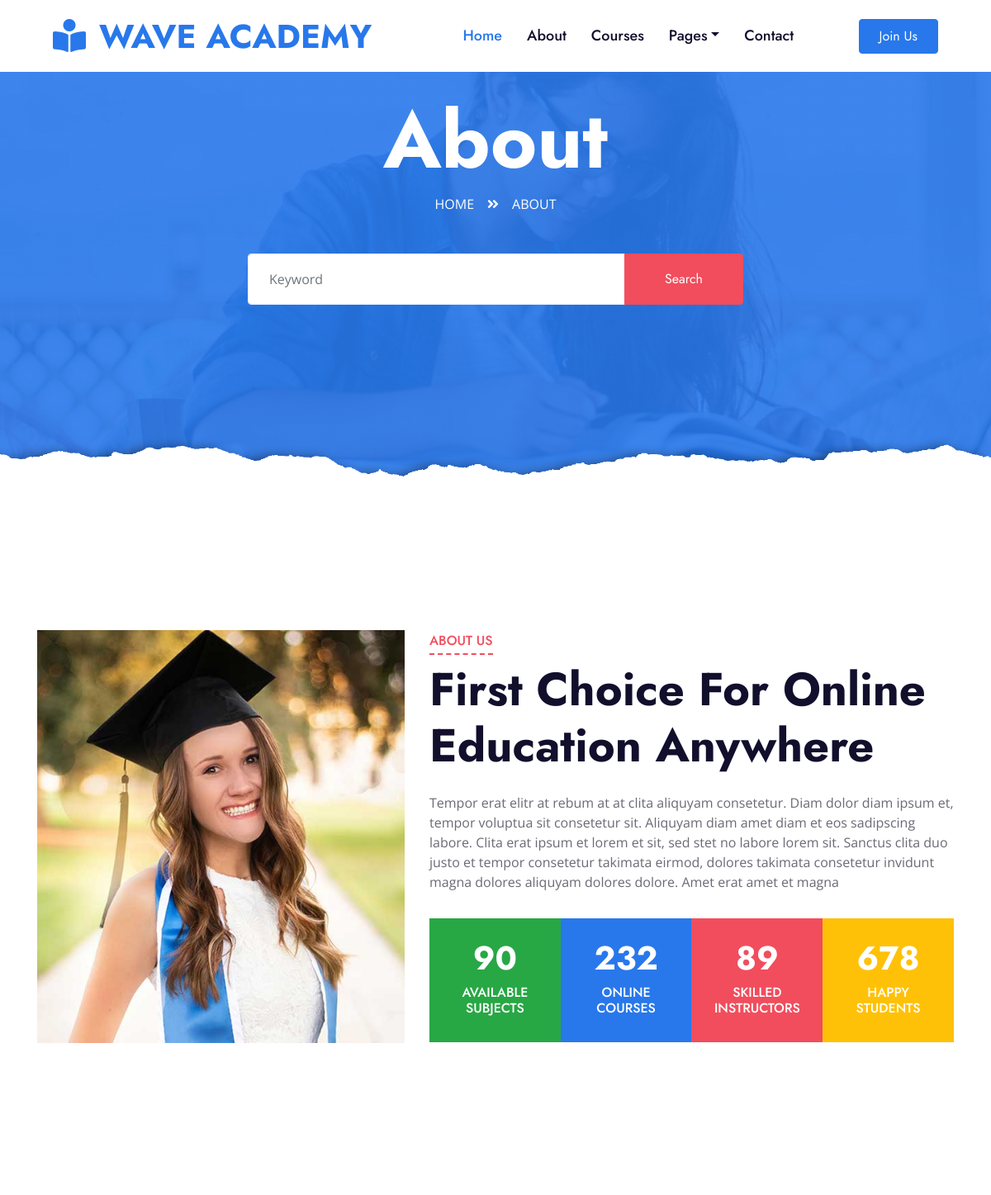
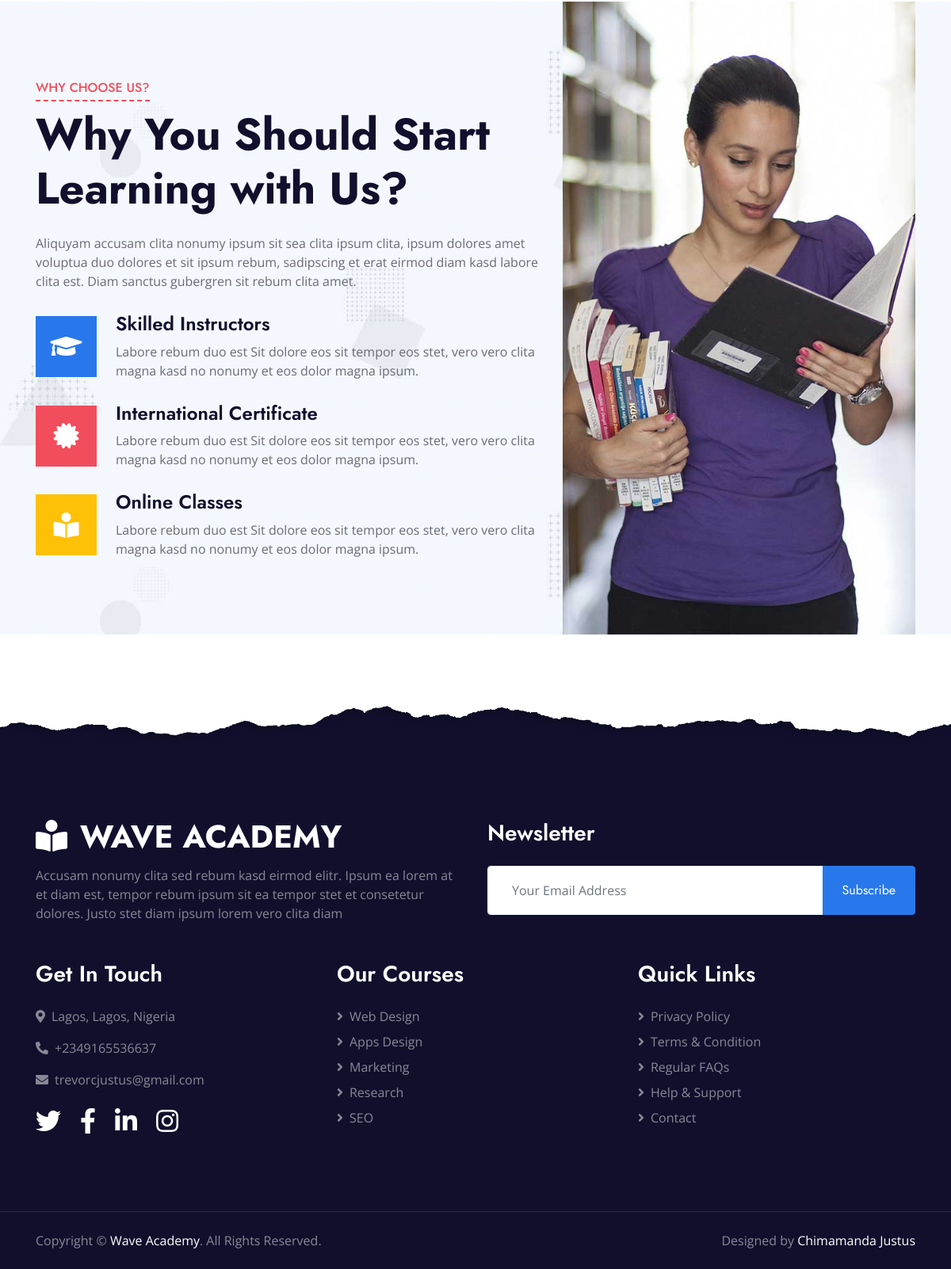
/about, run on the app's committed database (2 pictures, top to bottom).
### core/models.py (models this page shows, shortened)
class AboutContent(models.Model):
    image = models.ImageField(upload_to='about_images/')
    title = models.CharField(max_length=1000)
    description = models.TextField()
    Available_subject = models.CharField(max_length=1000)
    numOfSubject = models.IntegerField()
    Courses_Available = models.CharField(max_length=1000)
    numOfCourses = models.IntegerField()
    skilled_instructors = models.CharField(max_length=1000)
    numOfInstructors = models.IntegerField()
    Happy_Students = models.CharField(max_length=1000)
    numOfStudents = models.IntegerField()

class FeatureContent(models.Model):
    title = models.CharField(max_length=400)
    description = models.TextField()
    Skilled_Instructors = models.CharField(max_length=400)
    SkilledDescription = models.TextField()
    International_Certificate = models.CharField(max_length=600)
    InternationalDescription = models.TextField()
    Online_Classes = models.CharField(max_length=600)
    OnlineDescription = models.TextField()
    image = models.ImageField(upload_to='feature_images/')

### core/views.py (the view)
# urls.py: path('about', views.about, name='about'),
def about(request):
    aboutcontent = AboutContent.objects.first()
    festurecontent = FeatureContent.objects.first()
    context = {
        'aboutcontent': aboutcontent,
        'festurecontent': festurecontent,
    }
    return render(request, 'about.html', context )

### core/templates/about.html (shortened to what this page needs)
{% extends 'base.html' %}
{% load static %}
{% block content %}
        <div class="jumbotron jumbotron-fluid page-header position-relative overlay-bottom" style="margin-bottom: 90px;">
            <div class="container text-center py-5">
                <h1 class="text-white display-1">About</h1>
                <div class="d-inline-flex text-white mb-5">
                    <p class="m-0 text-uppercase"><a class="text-white" href="">Home</a></p>
                    <i class="fa fa-angle-double-right pt-1 px-3"></i>
                    <p class="m-0 text-uppercase">About</p>
                </div>
                <div class="mx-auto mb-5" style="width: 100%; max-width: 600px;">
                    <div class="input-group">
                        <div class="mx-auto mb-5" style="width: 100%; max-width: 600px;">
                            <form method="get" action="{% url 'search' %}">
                                <div class="input-group">
                                    <input type="text" name="query" class="form-control border-light" style="padding: 30px 25px;" placeholder="Keyword">
                                    <div class="input-group-append">
                                        <button class="btn btn-secondary px-4 px-lg-5" type="submit">Search</button>
                                    </div>
                                </div>
                            </form>
                        </div>
                    </div>
                </div>
            </div>
        </div>
        <div class="container-fluid py-5">
            <div class="container py-5">
                <div class="row">
                    <div class="col-lg-5 mb-5 mb-lg-0" style="min-height: 500px;">
                        <div class="position-relative h-100">
                            <img class="position-absolute w-100 h-100" src="{{ aboutcontent.image.url}}" style="object-fit: cover;">
                        </div>
                    </div>
                    <div class="col-lg-7">
                        <div class="section-title position-relative mb-4">
                            <h6 class="d-inline-block position-relative text-secondary text-uppercase pb-2">About Us</h6>
                            <h1 class="display-4">{{ aboutcontent.title}}</h1>
                        </div>
                        <p>{{ aboutcontent.description }}</p>
                        <div class="row pt-3 mx-0">
                            <div class="col-3 px-0">
                                <div class="bg-success text-center p-4">
                                    <h1 class="text-white" data-toggle="counter-up">{{ aboutcontent.numOfSubject}}</h1>
                                    <h6 class="text-uppercase text-white"><span class="d-block">{{ aboutcontent.Available_subject}}</span></h6>
                                </div>
                            </div>
                            <div class="col-3 px-0">
                                <div class="bg-primary text-center p-4">
                                    <h1 class="text-white" data-toggle="counter-up">{{ aboutcontent.numOfCourses}}</h1>
                                    <h6 class="text-uppercase text-white"><span class="d-block">{{ aboutcontent.Courses_Available}}</span></h6>
                                </div>
                            </div>
                            <div class="col-3 px-0">
                                <div class="bg-secondary text-center p-4">
                                    <h1 class="text-white" data-toggle="counter-up">{{ aboutcontent.numOfInstructors}}</h1>
                                    <h6 class="text-uppercase text-white"><span class="d-block">{{ aboutcontent.skilled_instructors}}</span></h6>
                                </div>
                            </div>
                            <div class="col-3 px-0">
                                <div class="bg-warning text-center p-4">
                                    <h1 class="text-white" data-toggle="counter-up">{{ aboutcontent.numOfStudents}}</h1>
                                    <h6 class="text-uppercase text-white"><span class="d-block">{{ aboutcontent.Happy_Students}}</span></h6>
                                </div>
                            </div>
                        </div>
                    </div>
                </div>
            </div>
        </div>
        <div class="container-fluid bg-image" style="margin: 90px 0;">
            <div class="container">
                <div class="row">
                    <div class="col-lg-7 my-5 pt-5 pb-lg-5">
                        <div class="section-title position-relative mb-4">
                            <h6 class="d-inline-block position-relative text-secondary text-uppercase pb-2">Why Choose Us?</h6>
                            <h1 class="display-4">{{ festurecontent.title }}</h1>
                        </div>
                        <p class="mb-4 pb-2">{{ festurecontent.description}}</p>
                        <div class="d-flex mb-3">
                            <div class="btn-icon bg-primary mr-4">
                                <i class="fa fa-2x fa-graduation-cap text-white"></i>
                            </div>
                            <div class="mt-n1">
                                <h4>{{ festurecontent.Skilled_Instructors}}</h4>
                                <p>{{ festurecontent.SkilledDescription}}</p>
                            </div>
                        </div>
                        <div class="d-flex mb-3">
                            <div class="btn-icon bg-secondary mr-4">
                                <i class="fa fa-2x fa-certificate text-white"></i>
                            </div>
                            <div class="mt-n1">
                                <h4>{{ festurecontent.International_Certificate}}</h4>
                                <p>{{ festurecontent.InternationalDescription}}</p>
                            </div>
                        </div>
                        <div class="d-flex">
                            <div class="btn-icon bg-warning mr-4">
                                <i class="fa fa-2x fa-book-reader text-white"></i>
                            </div>
                            <div class="mt-n1">
                                <h4>{{ festurecontent.Online_Classes}}</h4>
                                <p class="m-0">{{ festurecontent.OnlineDescription}}</p>
                            </div>
                        </div>
                    </div>
                    <div class="col-lg-5" style="min-height: 500px;">
                        <div class="position-relative h-100">
                            <img class="position-absolute w-100 h-100" src="{{ festurecontent.image.url}}" style="object-fit: cover;">
                        </div>
                    </div>
                </div>
            </div>
        </div>
{% endblock %}

### data on the page
AboutContent: image (picture), title "First Choice For Online Education Anywhere", description "Tempor erat elitr at rebum at at clita aliquyam consetetur. Diam dolor diam ipsum et, tempor voluptua sit consetetur sit. Aliquyam diam amet diam et eos sadipscing labore. Clita erat ipsum et lorem et sit, sed stet no labore lorem sit. Sanctus clita duo justo et tempor consetetur takimata eirmod, dolores takimata consetetur invidunt magna dolores aliquyam dolores dolore. Amet erat amet et magna", numOfSubject "90", Available_subject "AVAILABLE SUBJECTS", numOfCourses "232", Courses_Available "ONLINE COURSES", numOfInstructors "89", skilled_instructors "SKILLED INSTRUCTORS", numOfStudents "678", Happy_Students "HAPPY STUDENTS"
FeatureContent: title "Why You Should Start Learning with Us?", description "Aliquyam accusam clita nonumy ipsum sit sea clita ipsum clita, ipsum dolores amet voluptua duo dolores et sit ipsum rebum, sadipscing et erat eirmod diam kasd labore clita est. Diam sanctus gubergren sit rebum clita amet.", Skilled_Instructors "Skilled Instructors", SkilledDescription "Labore rebum duo est Sit dolore eos sit tempor eos stet, vero vero clita magna kasd no nonumy et eos dolor magna ipsum.", International_Certificate "International Certificate", InternationalDescription "Labore rebum duo est Sit dolore eos sit tempor eos stet, vero vero clita magna kasd no nonumy et eos dolor magna ipsum.", Online_Classes "Online Classes", OnlineDescription "Labore rebum duo est Sit dolore eos sit tempor eos stet, vero vero clita magna kasd no nonumy et eos dolor magna ipsum.", image (picture)
